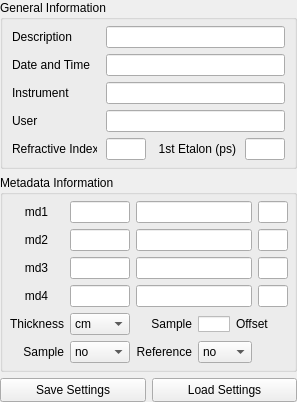
       <widget class="QFrame" name="frame_info2">
        <property name="minimumSize">
         <size>
          <width>297</width>
          <height>0</height>
         </size>
        </property>
        <property name="frameShape">
         <enum>QFrame::NoFrame</enum>
        </property>
        <property name="frameShadow">
         <enum>QFrame::Raised</enum>
        </property>
        <layout class="QVBoxLayout" name="verticalLayout_4">
         <property name="leftMargin">
          <number>0</number>
         </property>
         <property name="topMargin">
          <number>0</number>
         </property>
         <property name="rightMargin">
          <number>0</number>
         </property>
         <property name="bottomMargin">
          <number>0</number>
         </property>
         <item>
          <widget class="QGroupBox" name="groupBox_generalinfo">
           <property name="title">
            <string>General Information</string>
           </property>
           <layout class="QGridLayout" name="gridLayout_19">
            <property name="leftMargin">
             <number>6</number>
            </property>
            <property name="topMargin">
             <number>6</number>
            </property>
            <property name="rightMargin">
             <number>6</number>
            </property>
            <property name="bottomMargin">
             <number>6</number>
            </property>
            <item row="0" column="0">
             <widget class="QLabel" name="label_description">
              <property name="minimumSize">
               <size>
                <width>85</width>
                <height>16</height>
               </size>
              </property>
              <property name="maximumSize">
               <size>
                <width>85</width>
                <height>16</height>
               </size>
              </property>
              <property name="text">
               <string>Description</string>
              </property>
             </widget>
            </item>
            <item row="0" column="1" colspan="3">
             <widget class="QLineEdit" name="lineEdit_description">
              <property name="enabled">
               <bool>true</bool>
              </property>
              <property name="mouseTracking">
               <bool>false</bool>
              </property>
              <property name="focusPolicy">
               <enum>Qt::StrongFocus</enum>
              </property>
              <property name="acceptDrops">
               <bool>false</bool>
              </property>
              <property name="readOnly">
               <bool>true</bool>
              </property>
             </widget>
            </item>
            <item row="1" column="0">
             <widget class="QLabel" name="label_datetime">
              <property name="minimumSize">
               <size>
                <width>85</width>
                <height>16</height>
               </size>
              </property>
              <property name="maximumSize">
               <size>
                <width>85</width>
                <height>16</height>
               </size>
              </property>
              <property name="text">
               <string>Date and Time</string>
              </property>
             </widget>
            </item>
            <item row="1" column="1" colspan="3">
             <widget class="QLineEdit" name="lineEdit_datetime">
              <property name="mouseTracking">
               <bool>false</bool>
              </property>
              <property name="focusPolicy">
               <enum>Qt::StrongFocus</enum>
              </property>
              <property name="acceptDrops">
               <bool>false</bool>
              </property>
              <property name="readOnly">
               <bool>true</bool>
              </property>
             </widget>
            </item>
            <item row="2" column="1" colspan="3">
             <widget class="QLineEdit" name="lineEdit_instrument">
              <property name="mouseTracking">
               <bool>false</bool>
              </property>
              <property name="focusPolicy">
               <enum>Qt::StrongFocus</enum>
              </property>
              <property name="acceptDrops">
               <bool>false</bool>
              </property>
              <property name="layoutDirection">
               <enum>Qt::LeftToRight</enum>
              </property>
              <property name="alignment">
               <set>Qt::AlignLeading|Qt::AlignLeft|Qt::AlignVCenter</set>
              </property>
              <property name="readOnly">
               <bool>true</bool>
              </property>
             </widget>
            </item>
            <item row="5" column="1" colspan="3">
             <widget class="QLineEdit" name="lineEdit_user">
              <property name="mouseTracking">
               <bool>false</bool>
              </property>
              <property name="focusPolicy">
               <enum>Qt::StrongFocus</enum>
              </property>
              <property name="acceptDrops">
               <bool>false</bool>
              </property>
              <property name="readOnly">
               <bool>true</bool>
              </property>
             </widget>
            </item>
            <item row="8" column="1">
             <widget class="QLineEdit" name="lineEdit_refractiveindex">
              <property name="minimumSize">
               <size>
                <width>0</width>
                <height>0</height>
               </size>
              </property>
              <property name="maximumSize">
               <size>
                <width>40</width>
                <height>16777215</height>
               </size>
              </property>
              <property name="focusPolicy">
               <enum>Qt::StrongFocus</enum>
              </property>
             </widget>
            </item>
            <item row="2" column="0">
             <widget class="QLabel" name="label_intrument">
              <property name="minimumSize">
               <size>
                <width>85</width>
                <height>16</height>
               </size>
              </property>
              <property name="maximumSize">
               <size>
                <width>85</width>
                <height>16</height>
               </size>
              </property>
              <property name="text">
               <string>Instrument</string>
              </property>
             </widget>
            </item>
            <item row="5" column="0">
             <widget class="QLabel" name="label_user">
              <property name="minimumSize">
               <size>
                <width>85</width>
                <height>16</height>
               </size>
              </property>
              <property name="maximumSize">
               <size>
                <width>85</width>
                <height>16</height>
               </size>
              </property>
              <property name="text">
               <string>User</string>
              </property>
             </widget>
            </item>
            <item row="8" column="0">
             <widget class="QLabel" name="label_refractiveindex">
              <property name="minimumSize">
               <size>
                <width>85</width>
                <height>16</height>
               </size>
              </property>
              <property name="maximumSize">
               <size>
                <width>85</width>
                <height>16</height>
               </size>
              </property>
              <property name="text">
               <string>Refractive Index</string>
              </property>
             </widget>
            </item>
            <item row="8" column="2">
             <widget class="QLabel" name="label_etalon">
              <property name="minimumSize">
               <size>
                <width>81</width>
                <height>16</height>
               </size>
              </property>
              <property name="maximumSize">
               <size>
                <width>81</width>
                <height>16</height>
               </size>
              </property>
              <property name="text">
               <string>1st Etalon (ps)</string>
              </property>
              <property name="alignment">
               <set>Qt::AlignRight|Qt::AlignTrailing|Qt::AlignVCenter</set>
              </property>
             </widget>
            </item>
            <item row="8" column="3">
             <widget class="QLineEdit" name="lineEdit_etalon">
              <property name="minimumSize">
               <size>
                <width>0</width>
                <height>0</height>
               </size>
              </property>
              <property name="maximumSize">
               <size>
                <width>40</width>
                <height>16777215</height>
               </size>
              </property>
              <property name="focusPolicy">
               <enum>Qt::StrongFocus</enum>
              </property>
             </widget>
            </item>
           </layout>
          </widget>
         </item>
         <item>
          <widget class="QGroupBox" name="groupBox_mdinfo">
           <property name="title">
            <string>Metadata Information</string>
           </property>
           <layout class="QGridLayout" name="gridLayout_20">
            <property name="leftMargin">
             <number>6</number>
            </property>
            <property name="topMargin">
             <number>6</number>
            </property>
            <property name="rightMargin">
             <number>6</number>
            </property>
            <property name="bottomMargin">
             <number>6</number>
            </property>
            <item row="0" column="4">
             <widget class="QLineEdit" name="lineEdit_md1unit">
              <property name="maximumSize">
               <size>
                <width>30</width>
                <height>16777215</height>
               </size>
              </property>
              <property name="focusPolicy">
               <enum>Qt::StrongFocus</enum>
              </property>
             </widget>
            </item>
            <item row="0" column="1">
             <widget class="QLineEdit" name="lineEdit_md1">
              <property name="enabled">
               <bool>true</bool>
              </property>
              <property name="minimumSize">
               <size>
                <width>0</width>
                <height>0</height>
               </size>
              </property>
              <property name="maximumSize">
               <size>
                <width>60</width>
                <height>16777215</height>
               </size>
              </property>
              <property name="focusPolicy">
               <enum>Qt::StrongFocus</enum>
              </property>
             </widget>
            </item>
            <item row="0" column="2" colspan="2">
             <widget class="QLineEdit" name="lineEdit_md1desc">
              <property name="mouseTracking">
               <bool>false</bool>
              </property>
              <property name="focusPolicy">
               <enum>Qt::StrongFocus</enum>
              </property>
              <property name="acceptDrops">
               <bool>false</bool>
              </property>
              <property name="readOnly">
               <bool>true</bool>
              </property>
             </widget>
            </item>
            <item row="1" column="0">
             <widget class="QLabel" name="label_md2">
              <property name="minimumSize">
               <size>
                <width>0</width>
                <height>16</height>
               </size>
              </property>
              <property name="maximumSize">
               <size>
                <width>16777215</width>
                <height>16777215</height>
               </size>
              </property>
              <property name="text">
               <string>md2</string>
              </property>
              <property name="alignment">
               <set>Qt::AlignCenter</set>
              </property>
             </widget>
            </item>
            <item row="0" column="0">
             <widget class="QLabel" name="label_md1">
              <property name="minimumSize">
               <size>
                <width>0</width>
                <height>16</height>
               </size>
              </property>
              <property name="maximumSize">
               <size>
                <width>16777215</width>
                <height>16777215</height>
               </size>
              </property>
              <property name="text">
               <string>md1</string>
              </property>
              <property name="alignment">
               <set>Qt::AlignCenter</set>
              </property>
             </widget>
            </item>
            <item row="2" column="1">
             <widget class="QLineEdit" name="lineEdit_md3">
              <property name="minimumSize">
               <size>
                <width>0</width>
                <height>0</height>
               </size>
              </property>
              <property name="maximumSize">
               <size>
                <width>60</width>
                <height>16777215</height>
               </size>
              </property>
              <property name="focusPolicy">
               <enum>Qt::StrongFocus</enum>
              </property>
             </widget>
            </item>
            <item row="1" column="1">
             <widget class="QLineEdit" name="lineEdit_md2">
              <property name="minimumSize">
               <size>
                <width>0</width>
                <height>0</height>
               </size>
              </property>
              <property name="maximumSize">
               <size>
                <width>60</width>
                <height>16777215</height>
               </size>
              </property>
              <property name="focusPolicy">
               <enum>Qt::StrongFocus</enum>
              </property>
             </widget>
            </item>
            <item row="2" column="2" colspan="2">
             <widget class="QLineEdit" name="lineEdit_md3desc">
              <property name="mouseTracking">
               <bool>false</bool>
              </property>
              <property name="focusPolicy">
               <enum>Qt::StrongFocus</enum>
              </property>
              <property name="acceptDrops">
               <bool>false</bool>
              </property>
              <property name="readOnly">
               <bool>true</bool>
              </property>
             </widget>
            </item>
            <item row="2" column="0">
             <widget class="QLabel" name="label_md3">
              <property name="minimumSize">
               <size>
                <width>0</width>
                <height>16</height>
               </size>
              </property>
              <property name="maximumSize">
               <size>
                <width>16777215</width>
                <height>16777215</height>
               </size>
              </property>
              <property name="text">
               <string>md3</string>
              </property>
              <property name="alignment">
               <set>Qt::AlignCenter</set>
              </property>
             </widget>
            </item>
            <item row="1" column="2" colspan="2">
             <widget class="QLineEdit" name="lineEdit_md2desc">
              <property name="mouseTracking">
               <bool>false</bool>
              </property>
              <property name="focusPolicy">
               <enum>Qt::StrongFocus</enum>
              </property>
              <property name="acceptDrops">
               <bool>false</bool>
              </property>
              <property name="readOnly">
               <bool>true</bool>
              </property>
             </widget>
            </item>
            <item row="3" column="1">
             <widget class="QLineEdit" name="lineEdit_md4">
              <property name="minimumSize">
               <size>
                <width>0</width>
                <height>0</height>
               </size>
              </property>
              <property name="maximumSize">
               <size>
                <width>60</width>
                <height>16777215</height>
               </size>
              </property>
              <property name="focusPolicy">
               <enum>Qt::StrongFocus</enum>
              </property>
             </widget>
            </item>
            <item row="4" column="0">
             <widget class="QLabel" name="label_thickness">
              <property name="minimumSize">
               <size>
                <width>0</width>
                <height>16</height>
               </size>
              </property>
              <property name="maximumSize">
               <size>
                <width>16777215</width>
                <height>16777215</height>
               </size>
              </property>
              <property name="text">
               <string>Thickness</string>
              </property>
              <property name="alignment">
               <set>Qt::AlignRight|Qt::AlignTrailing|Qt::AlignVCenter</set>
              </property>
             </widget>
            </item>
            <item row="3" column="2" colspan="2">
             <widget class="QLineEdit" name="lineEdit_md4desc">
              <property name="mouseTracking">
               <bool>false</bool>
              </property>
              <property name="focusPolicy">
               <enum>Qt::StrongFocus</enum>
              </property>
              <property name="acceptDrops">
               <bool>false</bool>
              </property>
              <property name="readOnly">
               <bool>true</bool>
              </property>
             </widget>
            </item>
            <item row="3" column="0">
             <widget class="QLabel" name="label_md4">
              <property name="minimumSize">
               <size>
                <width>0</width>
                <height>16</height>
               </size>
              </property>
              <property name="maximumSize">
               <size>
                <width>16777215</width>
                <height>16777215</height>
               </size>
              </property>
              <property name="text">
               <string>md4</string>
              </property>
              <property name="alignment">
               <set>Qt::AlignCenter</set>
              </property>
             </widget>
            </item>
            <item row="5" column="0">
             <widget class="QLabel" name="label_samplethickness">
              <property name="minimumSize">
               <size>
                <width>0</width>
                <height>16</height>
               </size>
              </property>
              <property name="maximumSize">
               <size>
                <width>16777215</width>
                <height>16777215</height>
               </size>
              </property>
              <property name="text">
               <string>Sample</string>
              </property>
              <property name="alignment">
               <set>Qt::AlignRight|Qt::AlignTrailing|Qt::AlignVCenter</set>
              </property>
             </widget>
            </item>
            <item row="4" column="2">
             <widget class="QLabel" name="label_sampletoggle">
              <property name="text">
               <string>Sample</string>
              </property>
              <property name="alignment">
               <set>Qt::AlignRight|Qt::AlignTrailing|Qt::AlignVCenter</set>
              </property>
             </widget>
            </item>
            <item row="4" column="1">
             <widget class="QComboBox" name="comboBox_thicknessunit">
              <property name="minimumSize">
               <size>
                <width>0</width>
                <height>0</height>
               </size>
              </property>
              <property name="maximumSize">
               <size>
                <width>60</width>
                <height>16777215</height>
               </size>
              </property>
              <property name="focusPolicy">
               <enum>Qt::WheelFocus</enum>
              </property>
              <property name="settingCategory" stdset="0">
               <string>Metadata_Settings</string>
              </property>
              <property name="setting" stdset="0">
               <string>Thickness_Unit</string>
              </property>
              <item>
               <property name="text">
                <string>cm</string>
               </property>
              </item>
              <item>
               <property name="text">
                <string>mm</string>
               </property>
              </item>
              <item>
               <property name="text">
                <string>um</string>
               </property>
              </item>
              <item>
               <property name="text">
                <string>nm</string>
               </property>
              </item>
             </widget>
            </item>
            <item row="5" column="1">
             <widget class="QComboBox" name="comboBox_samplethickness">
              <property name="minimumSize">
               <size>
                <width>0</width>
                <height>0</height>
               </size>
              </property>
              <property name="maximumSize">
               <size>
                <width>60</width>
                <height>16777215</height>
               </size>
              </property>
              <property name="focusPolicy">
               <enum>Qt::WheelFocus</enum>
              </property>
              <property name="settingCategory" stdset="0">
               <string>Metadata_Settings</string>
              </property>
              <property name="setting" stdset="0">
               <string>Sample_Thickness</string>
              </property>
              <item>
               <property name="text">
                <string>no</string>
               </property>
              </item>
              <item>
               <property name="text">
                <string>md1</string>
               </property>
              </item>
              <item>
               <property name="text">
                <string>md2</string>
               </property>
              </item>
              <item>
               <property name="text">
                <string>md3</string>
               </property>
              </item>
              <item>
               <property name="text">
                <string>md4</string>
               </property>
              </item>
             </widget>
            </item>
            <item row="5" column="2">
             <widget class="QLabel" name="label_refthickness">
              <property name="text">
               <string>Reference</string>
              </property>
              <property name="alignment">
               <set>Qt::AlignRight|Qt::AlignTrailing|Qt::AlignVCenter</set>
              </property>
             </widget>
            </item>
            <item row="1" column="4">
             <widget class="QLineEdit" name="lineEdit_md2unit">
              <property name="maximumSize">
               <size>
                <width>30</width>
                <height>16777215</height>
               </size>
              </property>
              <property name="focusPolicy">
               <enum>Qt::StrongFocus</enum>
              </property>
             </widget>
            </item>
            <item row="2" column="4">
             <widget class="QLineEdit" name="lineEdit_md3unit">
              <property name="maximumSize">
               <size>
                <width>30</width>
                <height>16777215</height>
               </size>
              </property>
              <property name="focusPolicy">
               <enum>Qt::StrongFocus</enum>
              </property>
             </widget>
            </item>
            <item row="3" column="4">
             <widget class="QLineEdit" name="lineEdit_md4unit">
              <property name="maximumSize">
               <size>
                <width>30</width>
                <height>16777215</height>
               </size>
              </property>
              <property name="focusPolicy">
               <enum>Qt::StrongFocus</enum>
              </property>
             </widget>
            </item>
            <item row="4" column="3" colspan="2">
             <widget class="QCheckBox" name="checkBox_offset">
              <property name="minimumSize">
               <size>
                <width>0</width>
                <height>16</height>
               </size>
              </property>
              <property name="maximumSize">
               <size>
                <width>16777215</width>
                <height>16777215</height>
               </size>
              </property>
              <property name="focusPolicy">
               <enum>Qt::StrongFocus</enum>
              </property>
              <property name="styleSheet">
               <string notr="true">QCheckBox::indicator {
    width: 32px;
    height: 16px;
}</string>
              </property>
              <property name="text">
               <string>Offset</string>
              </property>
              <property name="tristate">
               <bool>false</bool>
              </property>
             </widget>
            </item>
            <item row="5" column="3">
             <widget class="QComboBox" name="comboBox_referencethickness">
              <property name="minimumSize">
               <size>
                <width>0</width>
                <height>0</height>
               </size>
              </property>
              <property name="maximumSize">
               <size>
                <width>60</width>
                <height>16777215</height>
               </size>
              </property>
              <property name="focusPolicy">
               <enum>Qt::WheelFocus</enum>
              </property>
              <property name="settingCategory" stdset="0">
               <string>Metadata_Settings</string>
              </property>
              <property name="setting" stdset="0">
               <string>Reference_Thickness</string>
              </property>
              <item>
               <property name="text">
                <string>no</string>
               </property>
              </item>
              <item>
               <property name="text">
                <string>md1</string>
               </property>
              </item>
              <item>
               <property name="text">
                <string>md2</string>
               </property>
              </item>
              <item>
               <property name="text">
                <string>md3</string>
               </property>
              </item>
              <item>
               <property name="text">
                <string>md4</string>
               </property>
              </item>
             </widget>
            </item>
           </layout>
          </widget>
         </item>
         <item>
          <widget class="QFrame" name="frame_settings">
           <property name="maximumSize">
            <size>
             <width>16777215</width>
             <height>30</height>
            </size>
           </property>
           <property name="frameShape">
            <enum>QFrame::NoFrame</enum>
           </property>
           <property name="frameShadow">
            <enum>QFrame::Raised</enum>
           </property>
           <layout class="QHBoxLayout" name="horizontalLayout_9">
            <property name="leftMargin">
             <number>0</number>
            </property>
            <property name="topMargin">
             <number>0</number>
            </property>
            <property name="rightMargin">
             <number>0</number>
            </property>
            <property name="bottomMargin">
             <number>0</number>
            </property>
            <item>
             <widget class="QPushButton" name="pushButton_save">
              <property name="enabled">
               <bool>true</bool>
              </property>
              <property name="minimumSize">
               <size>
                <width>101</width>
                <height>24</height>
               </size>
              </property>
              <property name="maximumSize">
               <size>
                <width>16777215</width>
                <height>24</height>
               </size>
              </property>
              <property name="focusPolicy">
               <enum>Qt::StrongFocus</enum>
              </property>
              <property name="text">
               <string>Save Settings</string>
              </property>
             </widget>
            </item>
            <item>
             <widget class="QPushButton" name="pushButton_load">
              <property name="enabled">
               <bool>true</bool>
              </property>
              <property name="minimumSize">
               <size>
                <width>101</width>
                <height>24</height>
               </size>
              </property>
              <property name="maximumSize">
               <size>
                <width>16777215</width>
                <height>24</height>
               </size>
              </property>
              <property name="focusPolicy">
               <enum>Qt::StrongFocus</enum>
              </property>
              <property name="text">
               <string>Load Settings</string>
              </property>
             </widget>
            </item>
           </layout>
          </widget>
         </item>
        </layout>
       </widget>
